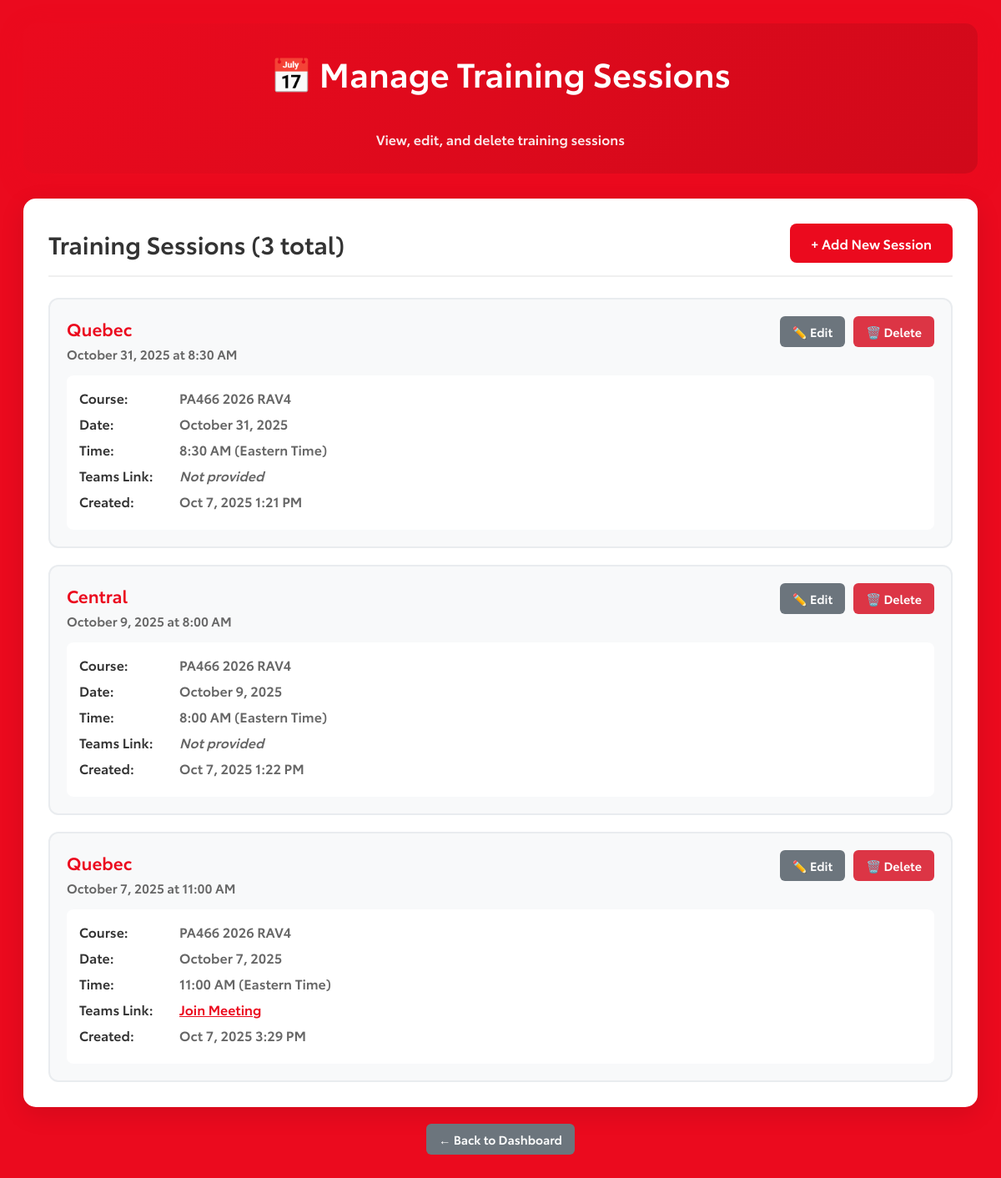
The page /simple-admin/manage-sessions/ (signed in) on the database its author committed.
### training_app/models.py (models this page shows, shortened)
class TrainingSession(models.Model):
    training_page = models.ForeignKey(
        TrainingPage,
        on_delete=models.CASCADE,
        related_name='sessions',
        help_text="Which training page this session belongs to"
    )
    training_program = models.ForeignKey(
        TrainingProgram,
        on_delete=models.CASCADE,
        null=True,
        blank=True,
        help_text="Which training program this session is for"
    )
    date = models.DateField(
        validators=[validate_training_session_date],
        help_text="Date of the training session"
    )
    time_est = models.TimeField(
        validators=[validate_training_session_time],
        help_text="Time of the training session (Eastern Time)"
    )
    teams_link = models.URLField(
        blank=True,
        max_length=500,
        validators=[validate_teams_link],
        help_text="Microsoft Teams meeting link"
    )
    teams_link_valid = models.BooleanField(
        default=False,
        help_text="Whether the Teams link is working"
    )
    teams_link_last_tested = models.DateTimeField(
        null=True,
        blank=True,
        help_text="When the Teams link was last tested"
    )
    created_at = models.DateTimeField(auto_now_add=True)
    updated_at = models.DateTimeField(auto_now=True)
    class Meta:
        ordering = ['date', 'time_est']
        unique_together = ['training_page', 'date', 'time_est']

class TrainingPage(models.Model):
    REGION_CHOICES = [
        ('quebec', 'Quebec'),
        ('central', 'Central'),
        ('pacific', 'Pacific'),
        ('prairie', 'Prairie'),
        ('atlantic', 'Atlantic'),
    ]
    region = models.CharField(
        max_length=20,
        choices=REGION_CHOICES,
        unique=True,
        validators=[validate_region],
        help_text="The region this training page is for"
    )
    current_program = models.ForeignKey(
        TrainingProgram,
        on_delete=models.PROTECT,
        null=True,
        blank=True,
        help_text="The currently active training program for this region"
    )
    timezone = models.CharField(
        max_length=50,
        default='America/Toronto',
        validators=[validate_timezone],
        help_text="Timezone for this region (EST/EDT)"
    )
    is_active = models.BooleanField(
        default=True,
        help_text="Whether this training page is active"
    )
    created_at = models.DateTimeField(auto_now_add=True)
    updated_at = models.DateTimeField(auto_now=True)
    class Meta:
        ordering = ['region']

class TrainingProgram(models.Model):
    name = models.CharField(
        max_length=100,
        help_text="Short name for the program (e.g., PA465, PA466)"
    )
    title = models.CharField(
        max_length=200,
        help_text="Full title of the training program (e.g., PA465 2026 bZ Virtual Training)"
    )
    title_fr = models.CharField(
        max_length=200,
        blank=True,
        help_text="French title (used for Quebec page if provided)"
    )
    description = models.TextField(
        blank=True,
        help_text="Description of the training program"
    )
    main_image = models.ImageField(
        upload_to='training_programs/',
        blank=True,
        null=True,
        help_text="Main image for this training program"
    )
    is_active = models.BooleanField(
        default=True,
        help_text="Whether this training program is currently active"
    )
    created_at = models.DateTimeField(auto_now_add=True)
    updated_at = models.DateTimeField(auto_now=True)
    class Meta:
        ordering = ['-created_at']

### training_app/simple_admin_views.py (the view)
# urls.py: path('simple-admin/manage-sessions/', simple_admin_views.manage_training_sessions, name='manage_training_sessions'),
@login_required
def manage_training_sessions(request):
    user = request.user
    if user.user_type == 'master':
        sessions = TrainingSession.objects.select_related('training_page').order_by('-date', '-time_est')
    else:
        assigned_pages = user.assigned_regions.all()
        sessions = TrainingSession.objects.filter(
            training_page__in=assigned_pages
        ).select_related('training_page').order_by('-date', '-time_est')
    paginator = Paginator(sessions, 10)
    page_number = request.GET.get('page')
    page_obj = paginator.get_page(page_number)
    return render(request, 'training_app/simple_admin/manage_sessions.html', {
        'page_obj': page_obj,
        'sessions': page_obj
    })

### training_app/error_handlers.py (called while the page is built, shortened)
    def process_request(self, request):
        if settings.DEBUG and not getattr(settings, 'LOG_ALL_REQUESTS', False):
            return

### training_app/templates/training_app/simple_admin/manage_sessions.html (shortened to what this page needs)
{% load static %}
<!DOCTYPE html>
<html lang="en">
<head>
    <link href="{% static 'css/style.css' %}?v=2" rel="stylesheet">
</head>
<body>
    <div class="simple-admin">
        <div class="admin-header">
            <h1>📅 Manage Training Sessions</h1>
            <p>View, edit, and delete training sessions</p>
        </div>
        <div class="sessions-container">
            <div class="sessions-header">
                <h2>Training Sessions ({{ page_obj.paginator.count }} total)</h2>
                <a href="{% url 'simple_admin:create_training_session' %}" class="btn-primary">+ Add New Session</a>
            </div>
            {% if sessions %}
            <div class="sessions-list">
                {% for session in sessions %}
                <div class="session-card">
                    <div class="session-header">
                        <div class="session-info">
                            <h3>{{ session.training_page.get_region_display }}</h3>
                            <div class="session-meta">
                                {{ session.date|date:"F j, Y" }} at {{ session.time_est|time:"g:i A" }}
                            </div>
                        </div>
                        <div class="session-actions">
                            <a href="{% url 'simple_admin:edit_training_session' session.id %}" class="btn-secondary">✏️ Edit</a>
                            <a href="{% url 'simple_admin:delete_training_session' session.id %}" class="btn-danger">🗑️ Delete</a>
                        </div>
                    </div>
                    <div class="session-details">
                        <div class="detail-row">
                            <span class="detail-label">Course:</span>
                            <span class="detail-value">{{ session.training_program.title|default:"No course assigned" }}</span>
                        </div>
                        <div class="detail-row">
                            <span class="detail-label">Date:</span>
                            <span class="detail-value">{{ session.date|date:"F j, Y" }}</span>
                        </div>
                        <div class="detail-row">
                            <span class="detail-label">Time:</span>
                            <span class="detail-value">
                                {{ session.time_est|time:"g:i A" }}
                                ({% if session.training_page.region == 'pacific' %}Pacific Time{% elif session.training_page.region == 'prairie' %}Central Time{% elif session.training_page.region == 'atlantic' %}Atlantic Time{% else %}Eastern Time{% endif %})
                            </span>
                        </div>
                        <div class="detail-row">
                            <span class="detail-label">Teams Link:</span>
                            <span class="detail-value">
                                {% if session.teams_link %}
                                    <a href="{{ session.teams_link }}" target="_blank" style="color: #EB0A1E;">Join Meeting</a>
                                {% else %}
                                    <em>Not provided</em>
                                {% endif %}
                            </span>
                        </div>
                        <div class="detail-row">
                            <span class="detail-label">Created:</span>
                            <span class="detail-value">{{ session.created_at|date:"M j, Y g:i A" }}</span>
                        </div>
                    </div>
                </div>
                {% endfor %}
            </div>
            {% else %}
            <div class="no-sessions">
                <h3>No Training Sessions Found</h3>
                <p>There are no training sessions to display.</p>
                <a href="{% url 'simple_admin:create_training_session' %}" class="btn-primary">Create Your First Session</a>
            </div>
            {% endif %}
        </div>
        <div style="text-align: center; margin-top: 20px;">
            <a href="{% url 'simple_admin:simple_admin_dashboard' %}" class="btn-secondary">← Back to Dashboard</a>
        </div>
    </div>
</body>
</html>

### static/css/style.css (style rules this page uses)
* { font-family: myFirstFont, Arial, sans-serif; }
body { background-color: #EB0A1E; }
p { padding-top: 30px; }
h1 { color: #ffff; text-align: center; }
h2 { color: #ffff; text-align: center; font-size: x-large; }

### training_app/templates/training_app/simple_admin/manage_sessions.html (style rules this page uses)
.simple-admin { max-width: 1200px; margin: 0 auto; padding: 20px; font-family: 'Segoe UI', Tahoma, Geneva, Verdana, sans-serif; }
.admin-header { background: linear-gradient(135deg, #EB0A1E, #d0091a); color: white; padding: 30px; border-radius: 15px; text-align: center; margin-bottom: 30px; box-shadow: 0 8px 30px rgba(235, 10, 30, 0.3); }
.admin-header h1 { margin: 0 0 10px 0; font-size: 2.5em; }
.admin-header p { margin: 0; opacity: 0.9; }
.sessions-container { background: white; border-radius: 15px; padding: 30px; box-shadow: 0 8px 30px rgba(0, 0, 0, 0.1); margin-bottom: 20px; }
.sessions-header { display: flex; justify-content: space-between; align-items: center; margin-bottom: 25px; padding-bottom: 15px; border-bottom: 2px solid #f0f0f0; }
.sessions-header h2 { color: #333; margin: 0; font-size: 1.8em; }
.btn-primary { background: #EB0A1E; color: white; padding: 12px 25px; border: none; border-radius: 8px; text-decoration: none; font-weight: bold; transition: background 0.3s ease; display: inline-block; }
.btn-secondary { background: #6c757d; color: white; padding: 8px 15px; border: none; border-radius: 6px; text-decoration: none; font-size: 0.9em; transition: background 0.3s ease; display: inline-block; }
.btn-danger { background: #dc3545; color: white; padding: 8px 15px; border: none; border-radius: 6px; text-decoration: none; font-size: 0.9em; transition: background 0.3s ease; display: inline-block; }
.sessions-list { display: grid; gap: 20px; }
.session-card { background: #f8f9fa; border: 2px solid #e9ecef; border-radius: 12px; padding: 20px; transition: all 0.3s ease; }
.session-header { display: flex; justify-content: space-between; align-items: flex-start; margin-bottom: 15px; }
.session-info h3 { color: #EB0A1E; margin: 0 0 5px 0; font-size: 1.3em; }
.session-meta { color: #666; font-size: 0.95em; }
.session-actions { display: flex; gap: 10px; flex-wrap: wrap; }
.session-details { background: white; border-radius: 8px; padding: 15px; margin-top: 15px; }
.detail-row { display: flex; margin-bottom: 8px; }
.detail-label { font-weight: bold; color: #333; min-width: 120px; }
.detail-value { color: #666; }

### rows shown on the page
TrainingSession: training_page.region "Quebec", date "October 31, 2025", time_est "8:30 AM", training_program "PA466 2026 RAV4", shows "Eastern Time", teams_link "Not provided", created_at "Oct 7, 2025 1:21 PM"
TrainingSession: training_page.region "Central", date "October 9, 2025", time_est "8:00 AM", training_program "PA466 2026 RAV4", shows "Eastern Time", teams_link "Not provided", created_at "Oct 7, 2025 1:22 PM"
TrainingSession: training_page.region "Quebec", date "October 7, 2025", time_est "11:00 AM", training_program "PA466 2026 RAV4", shows "Eastern Time", created_at "Oct 7, 2025 3:29 PM"

### other values the page prints
{{ page_obj.paginator.count }} "3"
